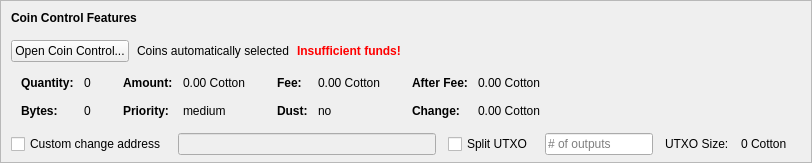
    <widget class="QFrame" name="frameCoinControl">
     <property name="sizePolicy">
      <sizepolicy hsizetype="Expanding" vsizetype="Expanding">
       <horstretch>0</horstretch>
       <verstretch>0</verstretch>
      </sizepolicy>
     </property>
     <property name="maximumSize">
      <size>
       <width>16777215</width>
       <height>16777215</height>
      </size>
     </property>
     <property name="frameShape">
      <enum>QFrame::StyledPanel</enum>
     </property>
     <property name="frameShadow">
      <enum>QFrame::Sunken</enum>
     </property>
     <layout class="QVBoxLayout" name="verticalLayoutCoinControl2">
      <property name="spacing">
       <number>0</number>
      </property>
      <property name="leftMargin">
       <number>0</number>
      </property>
      <property name="topMargin">
       <number>0</number>
      </property>
      <property name="rightMargin">
       <number>0</number>
      </property>
      <property name="bottomMargin">
       <number>6</number>
      </property>
      <item>
       <layout class="QVBoxLayout" name="verticalLayoutCoinControl" stretch="0,0,0,0,1">
        <property name="spacing">
         <number>0</number>
        </property>
        <property name="leftMargin">
         <number>10</number>
        </property>
        <property name="topMargin">
         <number>10</number>
        </property>
        <item>
         <layout class="QHBoxLayout" name="horizontalLayoutCoinControl1">
          <property name="bottomMargin">
           <number>15</number>
          </property>
          <item>
           <widget class="QLabel" name="labelCoinControlFeatures">
            <property name="sizePolicy">
             <sizepolicy hsizetype="Preferred" vsizetype="Maximum">
              <horstretch>0</horstretch>
              <verstretch>0</verstretch>
             </sizepolicy>
            </property>
            <property name="font">
             <font>
              <weight>75</weight>
              <bold>true</bold>
             </font>
            </property>
            <property name="styleSheet">
             <string notr="true">font-weight:bold;</string>
            </property>
            <property name="text">
             <string>Coin Control Features</string>
            </property>
           </widget>
          </item>
         </layout>
        </item>
        <item>
         <layout class="QHBoxLayout" name="horizontalLayoutCoinControl2" stretch="0,0,0,0">
          <property name="spacing">
           <number>8</number>
          </property>
          <property name="bottomMargin">
           <number>10</number>
          </property>
          <item>
           <widget class="QPushButton" name="pushButtonCoinControl">
            <property name="styleSheet">
             <string notr="true"/>
            </property>
            <property name="text">
             <string>Open Coin Control...</string>
            </property>
            <property name="autoDefault">
             <bool>false</bool>
            </property>
           </widget>
          </item>
          <item>
           <widget class="QLabel" name="labelCoinControlAutomaticallySelected">
            <property name="text">
             <string>Coins automatically selected</string>
            </property>
            <property name="margin">
             <number>5</number>
            </property>
           </widget>
          </item>
          <item>
           <widget class="QLabel" name="labelCoinControlInsuffFunds">
            <property name="font">
             <font>
              <weight>75</weight>
              <bold>true</bold>
             </font>
            </property>
            <property name="styleSheet">
             <string notr="true">color:red;font-weight:bold;</string>
            </property>
            <property name="text">
             <string>Insufficient funds!</string>
            </property>
            <property name="margin">
             <number>5</number>
            </property>
           </widget>
          </item>
          <item>
           <spacer name="horizontalSpacerCoinControl">
            <property name="orientation">
             <enum>Qt::Horizontal</enum>
            </property>
            <property name="sizeHint" stdset="0">
             <size>
              <width>40</width>
              <height>1</height>
             </size>
            </property>
           </spacer>
          </item>
         </layout>
        </item>
        <item>
         <widget class="QWidget" name="widgetCoinControl" native="true">
          <property name="sizePolicy">
           <sizepolicy hsizetype="Preferred" vsizetype="Preferred">
            <horstretch>0</horstretch>
            <verstretch>0</verstretch>
           </sizepolicy>
          </property>
          <property name="minimumSize">
           <size>
            <width>0</width>
            <height>0</height>
           </size>
          </property>
          <property name="styleSheet">
           <string notr="true"/>
          </property>
          <layout class="QHBoxLayout" name="horizontalLayoutCoinControl5">
           <property name="leftMargin">
            <number>0</number>
           </property>
           <property name="topMargin">
            <number>0</number>
           </property>
           <property name="rightMargin">
            <number>0</number>
           </property>
           <property name="bottomMargin">
            <number>0</number>
           </property>
           <item>
            <layout class="QHBoxLayout" name="horizontalLayoutCoinControl3" stretch="0,0,0,1">
             <property name="spacing">
              <number>20</number>
             </property>
             <property name="topMargin">
              <number>0</number>
             </property>
             <property name="bottomMargin">
              <number>10</number>
             </property>
             <item>
              <layout class="QFormLayout" name="formLayoutCoinControl1">
               <property name="horizontalSpacing">
                <number>10</number>
               </property>
               <property name="verticalSpacing">
                <number>14</number>
               </property>
               <property name="leftMargin">
                <number>10</number>
               </property>
               <property name="topMargin">
                <number>4</number>
               </property>
               <property name="rightMargin">
                <number>6</number>
               </property>
               <item row="0" column="0">
                <widget class="QLabel" name="labelCoinControlQuantityText">
                 <property name="font">
                  <font>
                   <weight>75</weight>
                   <bold>true</bold>
                  </font>
                 </property>
                 <property name="text">
                  <string>Quantity:</string>
                 </property>
                 <property name="margin">
                  <number>0</number>
                 </property>
                </widget>
               </item>
               <item row="0" column="1">
                <widget class="QLabel" name="labelCoinControlQuantity">
                 <property name="cursor">
                  <cursorShape>IBeamCursor</cursorShape>
                 </property>
                 <property name="contextMenuPolicy">
                  <enum>Qt::ActionsContextMenu</enum>
                 </property>
                 <property name="text">
                  <string notr="true">0</string>
                 </property>
                 <property name="margin">
                  <number>0</number>
                 </property>
                 <property name="textInteractionFlags">
                  <set>Qt::LinksAccessibleByMouse|Qt::TextSelectableByKeyboard|Qt::TextSelectableByMouse</set>
                 </property>
                </widget>
               </item>
               <item row="1" column="0">
                <widget class="QLabel" name="labelCoinControlBytesText">
                 <property name="font">
                  <font>
                   <weight>75</weight>
                   <bold>true</bold>
                  </font>
                 </property>
                 <property name="text">
                  <string>Bytes:</string>
                 </property>
                </widget>
               </item>
               <item row="1" column="1">
                <widget class="QLabel" name="labelCoinControlBytes">
                 <property name="cursor">
                  <cursorShape>IBeamCursor</cursorShape>
                 </property>
                 <property name="contextMenuPolicy">
                  <enum>Qt::ActionsContextMenu</enum>
                 </property>
                 <property name="text">
                  <string notr="true">0</string>
                 </property>
                 <property name="textInteractionFlags">
                  <set>Qt::LinksAccessibleByMouse|Qt::TextSelectableByKeyboard|Qt::TextSelectableByMouse</set>
                 </property>
                </widget>
               </item>
              </layout>
             </item>
             <item>
              <layout class="QFormLayout" name="formLayoutCoinControl2">
               <property name="horizontalSpacing">
                <number>10</number>
               </property>
               <property name="verticalSpacing">
                <number>14</number>
               </property>
               <property name="leftMargin">
                <number>6</number>
               </property>
               <property name="topMargin">
                <number>4</number>
               </property>
               <property name="rightMargin">
                <number>6</number>
               </property>
               <item row="0" column="0">
                <widget class="QLabel" name="labelCoinControlAmountText">
                 <property name="font">
                  <font>
                   <weight>75</weight>
                   <bold>true</bold>
                  </font>
                 </property>
                 <property name="text">
                  <string>Amount:</string>
                 </property>
                 <property name="margin">
                  <number>0</number>
                 </property>
                </widget>
               </item>
               <item row="0" column="1">
                <widget class="QLabel" name="labelCoinControlAmount">
                 <property name="cursor">
                  <cursorShape>IBeamCursor</cursorShape>
                 </property>
                 <property name="contextMenuPolicy">
                  <enum>Qt::ActionsContextMenu</enum>
                 </property>
                 <property name="text">
                  <string notr="true">0.00 Cotton</string>
                 </property>
                 <property name="textInteractionFlags">
                  <set>Qt::LinksAccessibleByMouse|Qt::TextSelectableByKeyboard|Qt::TextSelectableByMouse</set>
                 </property>
                </widget>
               </item>
               <item row="1" column="0">
                <widget class="QLabel" name="labelCoinControlPriorityText">
                 <property name="font">
                  <font>
                   <weight>75</weight>
                   <bold>true</bold>
                  </font>
                 </property>
                 <property name="text">
                  <string>Priority:</string>
                 </property>
                </widget>
               </item>
               <item row="1" column="1">
                <widget class="QLabel" name="labelCoinControlPriority">
                 <property name="cursor">
                  <cursorShape>IBeamCursor</cursorShape>
                 </property>
                 <property name="contextMenuPolicy">
                  <enum>Qt::ActionsContextMenu</enum>
                 </property>
                 <property name="text">
                  <string>medium</string>
                 </property>
                 <property name="textInteractionFlags">
                  <set>Qt::LinksAccessibleByMouse|Qt::TextSelectableByKeyboard|Qt::TextSelectableByMouse</set>
                 </property>
                </widget>
               </item>
              </layout>
             </item>
             <item>
              <layout class="QFormLayout" name="formLayoutCoinControl3">
               <property name="horizontalSpacing">
                <number>10</number>
               </property>
               <property name="verticalSpacing">
                <number>14</number>
               </property>
               <property name="leftMargin">
                <number>6</number>
               </property>
               <property name="topMargin">
                <number>4</number>
               </property>
               <property name="rightMargin">
                <number>6</number>
               </property>
               <item row="0" column="0">
                <widget class="QLabel" name="labelCoinControlFeeText">
                 <property name="font">
                  <font>
                   <weight>75</weight>
                   <bold>true</bold>
                  </font>
                 </property>
                 <property name="text">
                  <string>Fee:</string>
                 </property>
                 <property name="margin">
                  <number>0</number>
                 </property>
                </widget>
               </item>
               <item row="0" column="1">
                <widget class="QLabel" name="labelCoinControlFee">
                 <property name="cursor">
                  <cursorShape>IBeamCursor</cursorShape>
                 </property>
                 <property name="contextMenuPolicy">
                  <enum>Qt::ActionsContextMenu</enum>
                 </property>
                 <property name="text">
                  <string notr="true">0.00 Cotton</string>
                 </property>
                 <property name="textInteractionFlags">
                  <set>Qt::LinksAccessibleByMouse|Qt::TextSelectableByKeyboard|Qt::TextSelectableByMouse</set>
                 </property>
                </widget>
               </item>
               <item row="1" column="0">
                <widget class="QLabel" name="labelCoinControlLowOutputText">
                 <property name="font">
                  <font>
                   <weight>75</weight>
                   <bold>true</bold>
                  </font>
                 </property>
                 <property name="text">
                  <string>Dust:</string>
                 </property>
                </widget>
               </item>
               <item row="1" column="1">
                <widget class="QLabel" name="labelCoinControlLowOutput">
                 <property name="cursor">
                  <cursorShape>IBeamCursor</cursorShape>
                 </property>
                 <property name="contextMenuPolicy">
                  <enum>Qt::ActionsContextMenu</enum>
                 </property>
                 <property name="text">
                  <string>no</string>
                 </property>
                 <property name="textInteractionFlags">
                  <set>Qt::LinksAccessibleByMouse|Qt::TextSelectableByKeyboard|Qt::TextSelectableByMouse</set>
                 </property>
                </widget>
               </item>
              </layout>
             </item>
             <item>
              <layout class="QFormLayout" name="formLayoutCoinControl4">
               <property name="horizontalSpacing">
                <number>10</number>
               </property>
               <property name="verticalSpacing">
                <number>14</number>
               </property>
               <property name="leftMargin">
                <number>6</number>
               </property>
               <property name="topMargin">
                <number>4</number>
               </property>
               <property name="rightMargin">
                <number>6</number>
               </property>
               <item row="0" column="0">
                <widget class="QLabel" name="labelCoinControlAfterFeeText">
                 <property name="font">
                  <font>
                   <weight>75</weight>
                   <bold>true</bold>
                  </font>
                 </property>
                 <property name="text">
                  <string>After Fee:</string>
                 </property>
                 <property name="margin">
                  <number>0</number>
                 </property>
                </widget>
               </item>
               <item row="0" column="1">
                <widget class="QLabel" name="labelCoinControlAfterFee">
                 <property name="cursor">
                  <cursorShape>IBeamCursor</cursorShape>
                 </property>
                 <property name="contextMenuPolicy">
                  <enum>Qt::ActionsContextMenu</enum>
                 </property>
                 <property name="text">
                  <string notr="true">0.00 Cotton</string>
                 </property>
                 <property name="textInteractionFlags">
                  <set>Qt::LinksAccessibleByMouse|Qt::TextSelectableByKeyboard|Qt::TextSelectableByMouse</set>
                 </property>
                </widget>
               </item>
               <item row="1" column="0">
                <widget class="QLabel" name="labelCoinControlChangeText">
                 <property name="font">
                  <font>
                   <weight>75</weight>
                   <bold>true</bold>
                  </font>
                 </property>
                 <property name="text">
                  <string>Change:</string>
                 </property>
                </widget>
               </item>
               <item row="1" column="1">
                <widget class="QLabel" name="labelCoinControlChange">
                 <property name="cursor">
                  <cursorShape>IBeamCursor</cursorShape>
                 </property>
                 <property name="contextMenuPolicy">
                  <enum>Qt::ActionsContextMenu</enum>
                 </property>
                 <property name="text">
                  <string notr="true">0.00 Cotton</string>
                 </property>
                 <property name="textInteractionFlags">
                  <set>Qt::LinksAccessibleByMouse|Qt::TextSelectableByKeyboard|Qt::TextSelectableByMouse</set>
                 </property>
                </widget>
               </item>
              </layout>
             </item>
            </layout>
           </item>
          </layout>
         </widget>
        </item>
        <item>
         <layout class="QHBoxLayout" name="horizontalLayoutCoinControl4" stretch="0,0,0,0,0,0,0">
          <property name="spacing">
           <number>12</number>
          </property>
          <property name="sizeConstraint">
           <enum>QLayout::SetDefaultConstraint</enum>
          </property>
          <property name="topMargin">
           <number>5</number>
          </property>
          <property name="rightMargin">
           <number>5</number>
          </property>
          <item>
           <widget class="QCheckBox" name="checkBoxCoinControlChange">
            <property name="toolTip">
             <string>If this is activated, but the change address is empty or invalid, change will be sent to a newly generated address.</string>
            </property>
            <property name="text">
             <string>Custom change address</string>
            </property>
           </widget>
          </item>
          <item>
           <widget class="QValidatedLineEdit" name="lineEditCoinControlChange">
            <property name="enabled">
             <bool>false</bool>
            </property>
            <property name="sizePolicy">
             <sizepolicy hsizetype="Expanding" vsizetype="Fixed">
              <horstretch>0</horstretch>
              <verstretch>0</verstretch>
             </sizepolicy>
            </property>
           </widget>
          </item>
          <item>
           <widget class="QCheckBox" name="splitBlockCheckBox">
            <property name="text">
             <string>Split UTXO</string>
            </property>
           </widget>
          </item>
          <item>
           <widget class="QLineEdit" name="splitBlockLineEdit">
            <property name="sizePolicy">
             <sizepolicy hsizetype="Fixed" vsizetype="Fixed">
              <horstretch>50</horstretch>
              <verstretch>0</verstretch>
             </sizepolicy>
            </property>
            <property name="placeholderText">
             <string># of outputs</string>
            </property>
           </widget>
          </item>
          <item>
           <widget class="QLabel" name="labelBlockSizeText">
            <property name="text">
             <string>UTXO Size:</string>
            </property>
           </widget>
          </item>
          <item>
           <widget class="QLabel" name="labelBlockSize">
            <property name="text">
             <string>0 Cotton</string>
            </property>
           </widget>
          </item>
          <item>
           <widget class="QLabel" name="labelCoinControlChangeLabel">
            <property name="sizePolicy">
             <sizepolicy hsizetype="Preferred" vsizetype="Expanding">
              <horstretch>0</horstretch>
              <verstretch>0</verstretch>
             </sizepolicy>
            </property>
            <property name="minimumSize">
             <size>
              <width>0</width>
              <height>0</height>
             </size>
            </property>
            <property name="text">
             <string/>
            </property>
            <property name="margin">
             <number>3</number>
            </property>
           </widget>
          </item>
         </layout>
        </item>
        <item>
         <spacer name="verticalSpacerCoinControl">
          <property name="orientation">
           <enum>Qt::Vertical</enum>
          </property>
          <property name="sizeHint" stdset="0">
           <size>
            <width>800</width>
            <height>1</height>
           </size>
          </property>
         </spacer>
        </item>
       </layout>
      </item>
     </layout>
    </widget>
